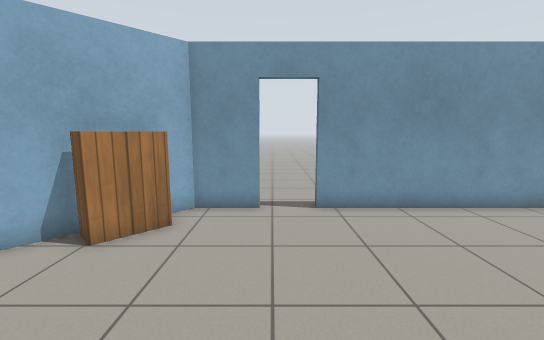
[1] (above)

17 first-person views from a walk through a robot-simulator world made for Gazebo. The camera is 1.2 m above the floor, tilts 8° down and sees 90° across. The floor is counted in squares, 0.5 m on a side. Each view is taken from the middle of a square. On the plan, view 1 faces up. The plan holds only what a view shows up to about 17 squares ahead; the rest is blank. Simple patterns stand in for the simulator's built-in surfaces.

[2]
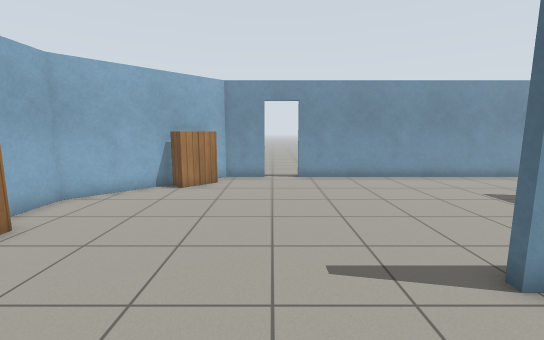

[3]
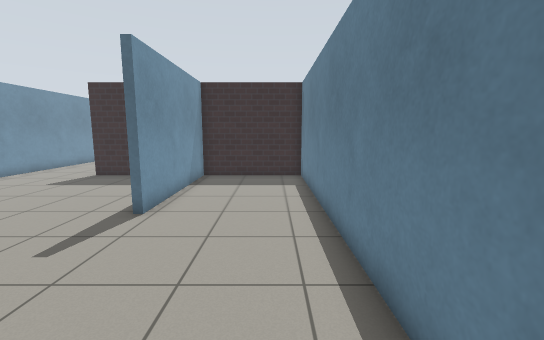

[4]
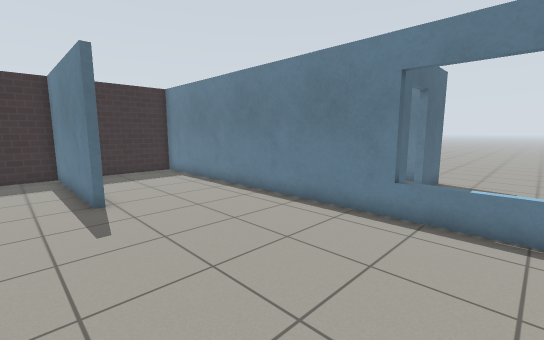

[5]
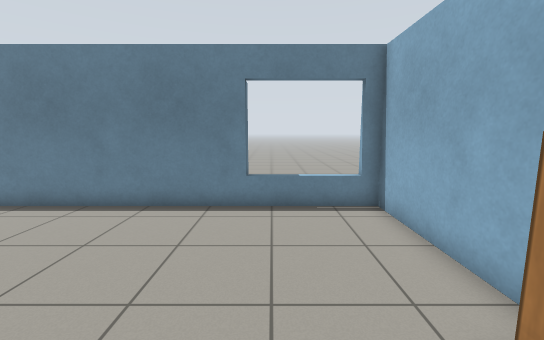

[6]
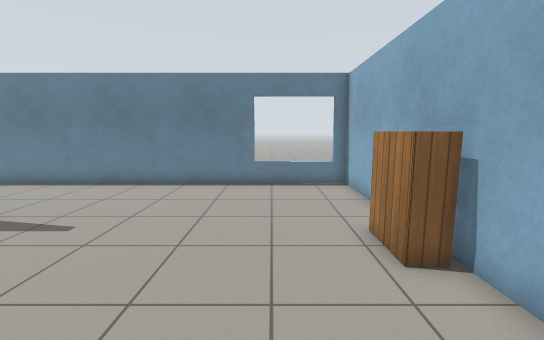

[7]
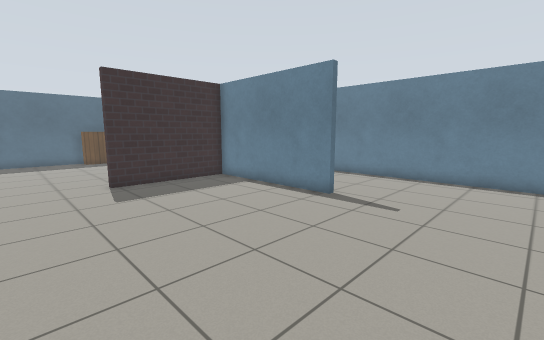

[8]
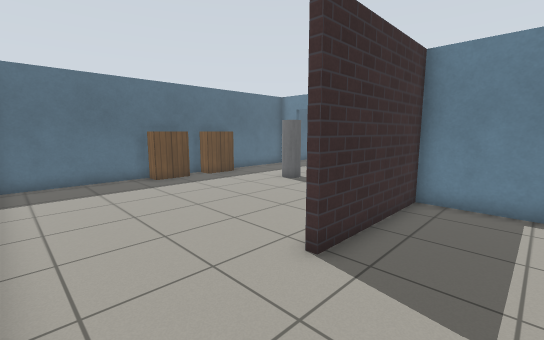

[9]
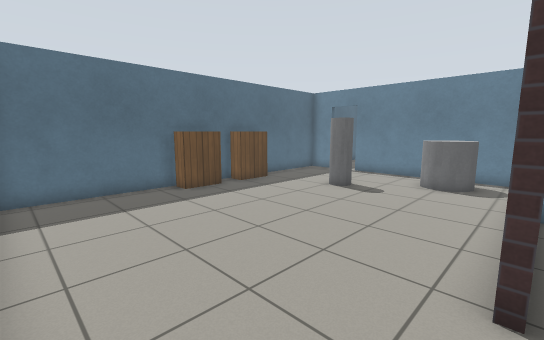

[10]
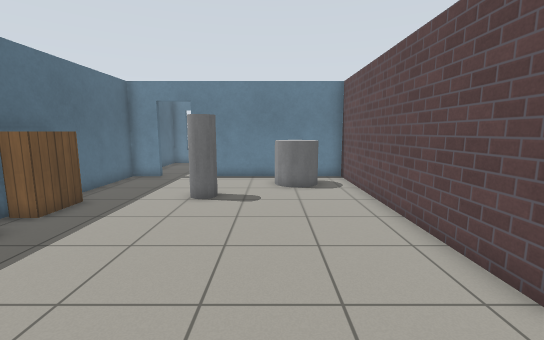

[11]
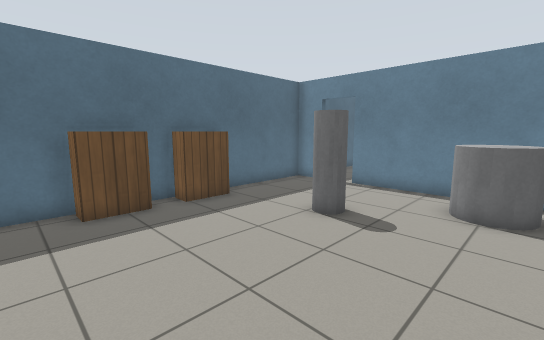

[12]
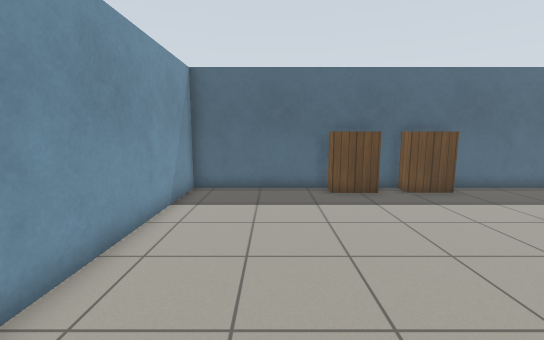

[13]
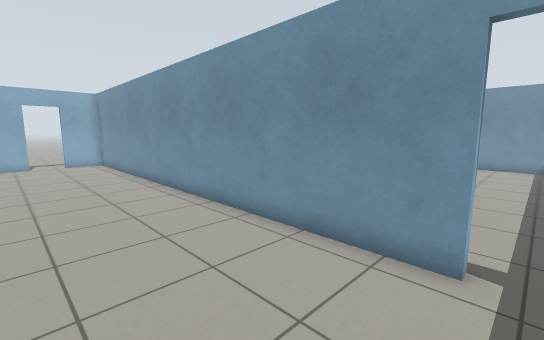

[14]
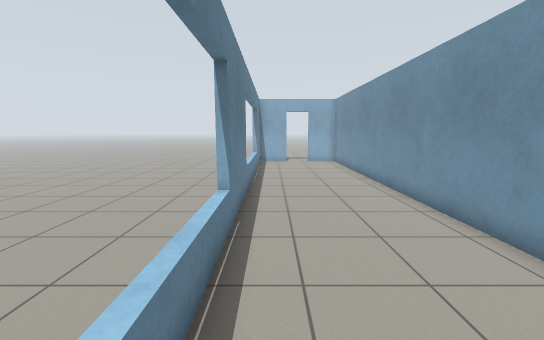

[15]
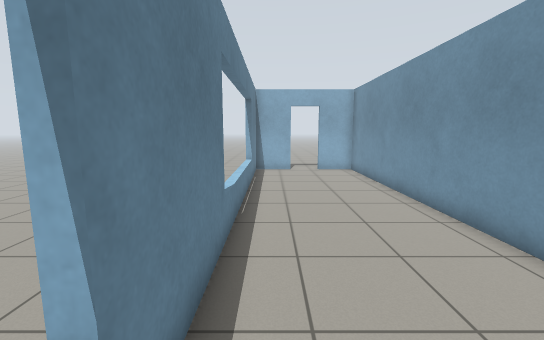

[16]
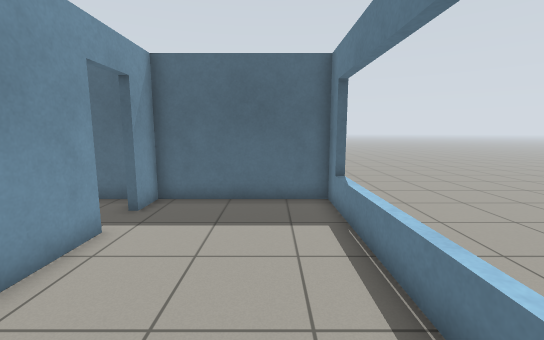

[17]
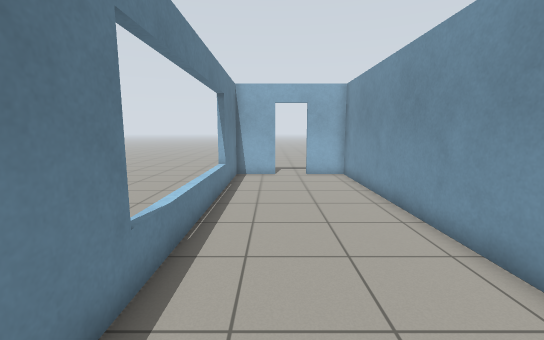

### Floor plan
Ten units are one square. View 1 is at (0, 0); x grows to the right and y downward. Boxes are objects, and circles mark ways between rooms. Rooms are numbered by the first view taken in them; rooms with no view inside come last. Other rooms are left out.
<svg viewBox="-80 -90 310 235">
<path fill="none" stroke="#000" d="M36 19 109 19 109 -39M-4 -84 -24 -84 -75 -34 -75 76 109 76 109 22 37 22M106 -84 14 -84M112 -35 112 76 193 76M211 76 225 76 225 -84 106 -84M193 79 -24 79 -24 100M-24 118 -24 140 225 140 225 79 211 79"/>
<rect x="-75" y="-5" width="10" height="20" fill="#bbb"><title>bookshelf</title></rect>
<rect x="-45" y="-75" width="20" height="20" fill="#bbb"><title>bookshelf</title></rect>
<rect x="125" y="45" width="30" height="20" fill="#bbb"><title>grey cylinder</title></rect>
<rect x="165" y="25" width="20" height="10" fill="#bbb"><title>grey cylinder</title></rect>
<rect x="215" y="5" width="10" height="20" fill="#bbb"><title>bookshelf</title></rect>
<rect x="215" y="-25" width="10" height="20" fill="#bbb"><title>bookshelf</title></rect>
<circle cx="110" cy="-60" r="3" fill="#2a7"/>
<circle cx="205" cy="80" r="3" fill="#2a7"/>
<text x="20" y="0">1</text>
<text x="170" y="-10">2</text>
<text x="100" y="110">3</text>
</svg>
Room 1 opens to room 2. Room 2 opens to room 3.

Where each view was taken, in squares from view 1:
view 1: 0 up, 0 right, facing up
view 2: 6 down, 0 right, facing up
view 3: 6 down, 4 left, facing right
view 4: 0 up, 6 left, facing down-right
view 5: 1 up, 4 left, facing down
view 6: 5 up, 4 left, facing down
view 7: 7 up, 2 left, facing down-right
view 8: 8 up, 8 right, facing down-right
view 9: 8 up, 11 right, facing down-right
view 10: 7 up, 15 right, facing down
view 11: 4 up, 13 right, facing down-right
view 12: 5 up, 11 right, facing right
view 13: 13 down, 20 right, facing up-left
view 14: 13 down, 20 right, facing left
view 15: 13 down, 15 right, facing left
view 16: 12 down, 13 right, facing right
view 17: 12 down, 13 right, facing left
